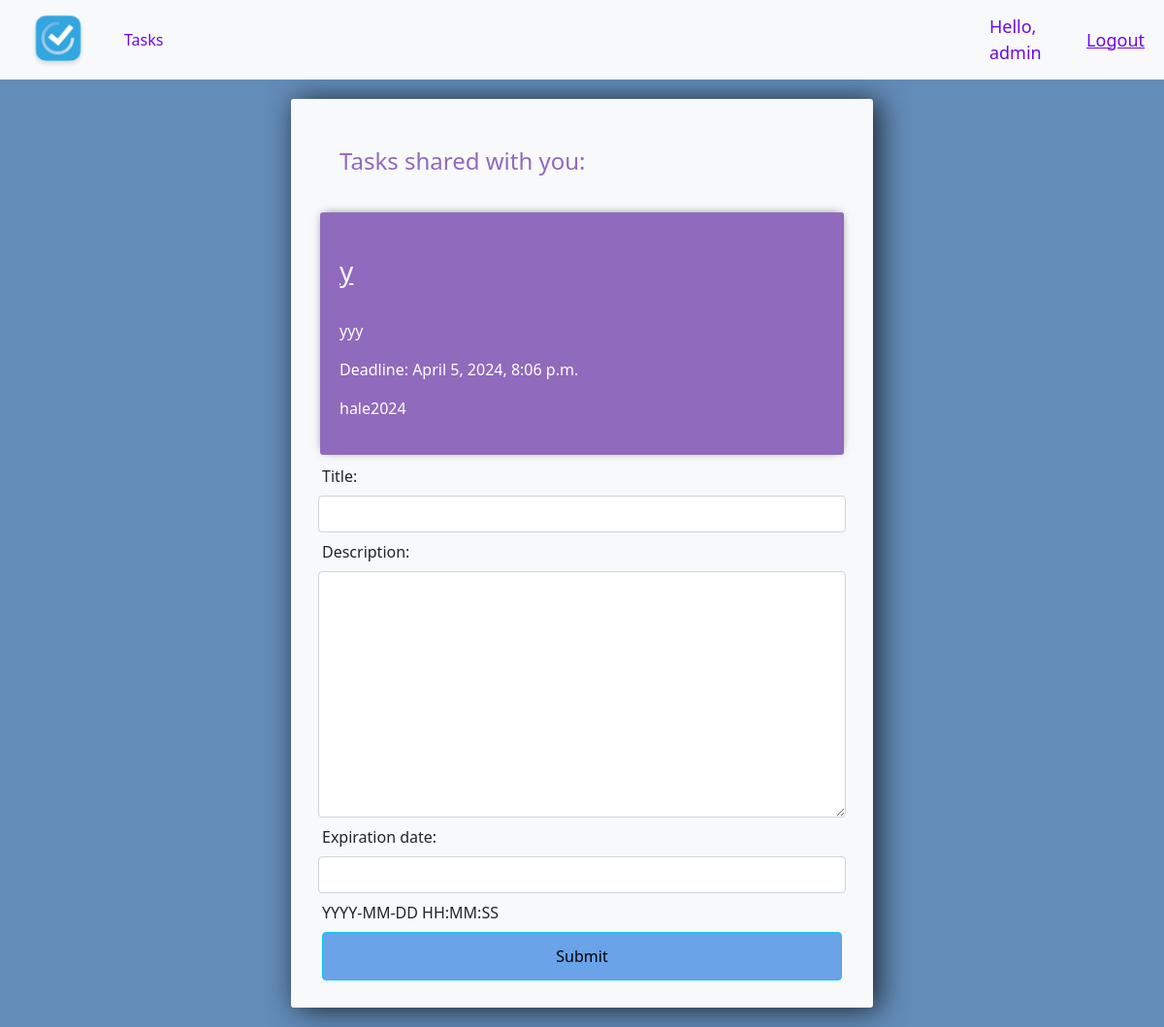
The app's page / (signed in) with its own data.
### tasks/models.py (models this page shows, shortened)
class Task(models.Model):
    author = models.ForeignKey(User, on_delete=models.CASCADE)
    readers = models.ManyToManyField(User, related_name='permitted_tasks', through='TaskPermission', blank=True)
    title = models.CharField(max_length=200)
    description = models.TextField()
    expiration_date = models.DateTimeField(null=True)
    @property
    def expired(self):
        if self.expiration_date is not None and timezone.now() > self.expiration_date:
            return True
        return False

### tasks/views.py (the view, shortened to what this page needs)
# urls.py: path('', views.index, name="index"),
@login_required(login_url='tasks:login')
def index(request):
    user = request.user
    user_tasks = Task.objects.filter(author=user)
    permitted_tasks = get_permitted_tasks(user)
    form = TaskForm()
    context = {'form':form,'user_tasks':user_tasks,'permitted_tasks':permitted_tasks}
    return render(request, 'tasks/index.html', context)

### tasks/forms.py (shortened to what this page needs)
class TaskForm(forms.ModelForm):
    def __init__(self, *args, **kwargs):
        super().__init__(*args, **kwargs)
        for visible in self.visible_fields():
            visible.field.widget.attrs['class'] = 'form-control'
    class Meta:
        model = Task
        fields = ['title', 'description', 'expiration_date']
        widgets = {
            'expiration_date': forms.DateTimeInput(
                attrs={
                    'class': 'form-control',
                }
            )
        }
        help_texts = {
            'expiration_date': 'YYYY-MM-DD HH:MM:SS',
        }

### tasks/permissions.py (called while the page is built)
def get_permitted_tasks(user):
    return user.permitted_tasks.all()

### tasks/templates/tasks/index.html (shortened to what this page needs)
<!DOCTYPE html>
{% load static %}
<html lang="en">
<head>
    <link href="https://cdn.jsdelivr.net/npm/bootstrap@5.0.0-beta1/dist/css/bootstrap.min.css" rel="stylesheet">
    <link rel="stylesheet" href="https://cdnjs.cloudflare.com/ajax/libs/font-awesome/4.7.0/css/font-awesome.min.css">
    <link rel="stylesheet" type="text/css" href="{% static 'css/main.css' %}">
</head>
<body>
	{%  include 'tasks/navbar.html' %}
    {% block content %}
    <div class="center-column">
        {% if permitted_tasks %}
        <div class="item-row" id="tasks-header">
            <h4>Tasks shared with you:</h4>
        </div>
        {% endif %}
        {% for task in permitted_tasks %}
        <div class="item-row">
                <a class="link-light p-2" href="{% url 'tasks:detail' task.id %}"><h3>{{task.title}}</h3></a>
                <p>{{task.description}}</p>
                {% if task.expiration_date and not task.expired %}
                <p>Deadline:  <time>{{task.expiration_date}}</time></p>
                {% endif %}
                <p> {{task.author}}</p>
        </div>
        {% endfor %}
        <div class="container-sm">
            <form method="POST" action="/">
                <div class="row g-2">
                    {{form}}
                </div>
                <input class="btn btn-info main" type="submit" name="Create Task">
            </form>
        </div>
    </div>
    {% endblock %}
</body>
</html>

### tasks/templates/tasks/navbar.html (shortened to what this page needs)
{% load static %}
<nav class="navbar navbar-expand-lg navbar-light bg-light">
<a href="{% url 'tasks:index' %}"><img src="{% static 'images/logo.png' %}" width="120" class="logo"></a>
  <div class="collapse navbar-collapse" id="navbarNav">
    <ul class="navbar-nav">
      <li class="nav-item active">
        <a class="nav-link" href="{% url 'tasks:index' %}">Tasks</a>
      </li>
    </ul>
  </div>
  <span class="hello-msg">Hello, {{request.user}}</span>
  <span><a class="hello-msg" href="{% url 'tasks:logout' %}">Logout</a></span>
</nav>

### static/css/main.css (style rules this page uses)
body { background-color: #638CB8; }
.main { background-color: #6BA3E8; width: 100%; padding: 12px 20px; margin: 8px 0; box-sizing: border-box; }
.center-column { width:600px; margin: 20px auto; padding:20px; background-color: #f8f9fa; border-radius: 3px; box-shadow: 6px 2px 30px 0px rgba(0,0,0,0.75); }
.item-row { background-color: #906abd; margin: 10px; padding: 20px; border-radius: 3px; color: #fff; font-size: 16px; box-shadow: 0px -1px 10px -4px rgba(0,0,0,0.75); }
#tasks-header { color: #906abd !important; background-color: #f8f9fa !important; box-shadow: none !important; }
.container-sm { max-width:800px; }

### tasks/templates/tasks/navbar.html (style rules this page uses)
.hello-msg { font-size: 18px; color: #6e08eb; margin-right: 20px; }
.nav-link { color: #6e08eb !important; }

### records on screen
Task: title "y", description "yyy", expiration_date "April 5, 2024, 8:06 p.m.", author "hale2024"

### other values on screen
{{ request.user }} "admin"
